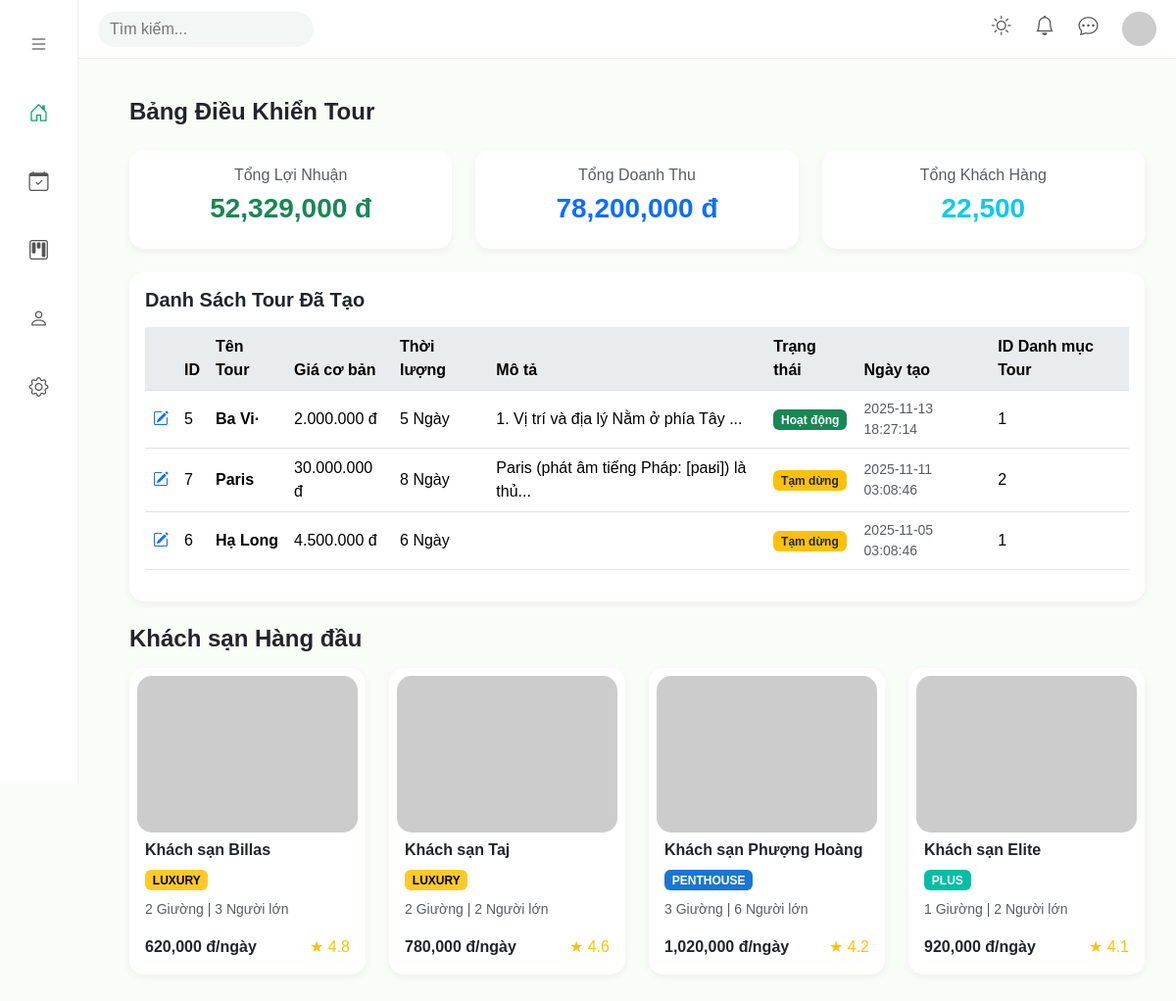
The page / (signed in) on the database its author committed.
### tables this page shows
CREATE TABLE `tours` (
  `id` int NOT NULL,
  `name` varchar(255) DEFAULT NULL,
  `base_price` decimal(15,2) DEFAULT NULL,
  `duration` int DEFAULT NULL,
  `description` text,
  `status` tinyint(1) DEFAULT '1',
  `created_at` datetime DEFAULT CURRENT_TIMESTAMP,
  `tour_category_id` int DEFAULT NULL
);

### controllers/HomeController.php (called while the page is built)
<?php
class HomeController
{
    public function index()
    {
          require_once './models/TourModel.php';
        $tourModel = new TourModel();
        $tours = $tourModel->getAllTours();
        require_once PATH_VIEW . 'home.php';
    }
}

### index.php (called while the page is built, shortened)
<?php
require_once __DIR__ . '/routes/index.php';

### models/BaseModel.php (called while the page is built, shortened)
<?php
class BaseModel
{
    public function __construct()
    {
        $dsn = sprintf('mysql:host=%s;port=%s;dbname=%s;charset=utf8', DB_HOST, DB_PORT, DB_NAME);
        try {
            $this->pdo = new PDO($dsn, DB_USERNAME, DB_PASSWORD, DB_OPTIONS);
        } catch (PDOException $e) {
            die("Kết nối cơ sở dữ liệu thất bại: {$e->getMessage()}. Vui lòng thử lại sau.");
        }
    }
}

### models/TourModel.php (called while the page is built, shortened)
<?php
class TourModel extends BaseModel
{
    protected $table = "tours";
    public function getAllTours(){
        $sql = "SELECT * FROM {$this->table} ORDER BY created_at DESC";
        $stmt = $this->pdo->prepare($sql);
        $stmt->execute();
        return $stmt->fetchAll(PDO::FETCH_ASSOC);
    }
}
?>

### views/home.php (the view, shortened to what this page needs)
<!DOCTYPE html>
<html lang="vi">
<head>
  <link href="https://cdn.jsdelivr.net/npm/bootstrap@5.3.2/dist/css/bootstrap.min.css" rel="stylesheet">
  <link href="https://cdn.jsdelivr.net/npm/bootstrap-icons@1.11.1/font/bootstrap-icons.css" rel="stylesheet">
</head>
<body>
  <div class="sidebar">
    <a href="#"><i class="bi bi-list"></i></a>
    <a href="index.php?action=/" class="active"><i class="bi bi-house-door"></i></a>
    <a href="index.php?action=booking"><i class="bi bi-calendar-check"></i></a>
    <a href="index.php?action=manage"><i class="bi bi-kanban"></i></a>
        <a href="#"><i class="bi bi-person"></i></a>
    <a href="#"><i class="bi bi-gear"></i></a>
  </div>
  <div class="topbar">
    <div class="search-bar">
      <input type="text" placeholder="Tìm kiếm...">
    </div>
    <div class="top-icons">
      <i class="bi bi-sun" data-bs-toggle="tooltip" data-bs-placement="bottom" title="Chế độ sáng/tối"></i>
      <i class="bi bi-bell" data-bs-toggle="tooltip" data-bs-placement="bottom" title="Thông báo"></i>
      <i class="bi bi-chat-dots" data-bs-toggle="tooltip" data-bs-placement="bottom" title="Tin nhắn"></i>
      <img src="https://i.pravatar.cc/40" alt="Ảnh người dùng" data-bs-toggle="tooltip" data-bs-placement="bottom" title="Tài khoản">
    </div>
  </div>
  <div class="content">
    <div class="container-fluid">
      <h4 class="mb-4 fw-bold">Bảng Điều Khiển Tour</h4>
      <div class="row text-center mb-4">
        <div class="col-md-4">
          <div class="card p-3">
            <h6 class="text-muted">Tổng Lợi Nhuận</h6>
            <h3 class="fw-bold text-success">52,329,000 đ</h3>
          </div>
        </div>
        <div class="col-md-4">
          <div class="card p-3">
            <h6 class="text-muted">Tổng Doanh Thu</h6>
            <h3 class="fw-bold text-primary">78,200,000 đ</h3>
          </div>
        </div>
        <div class="col-md-4">
          <div class="card p-3">
            <h6 class="text-muted">Tổng Khách Hàng</h6>
            <h3 class="fw-bold text-info">22,500</h3>
          </div>
        </div>
      </div>
      <div class="card p-3 mb-4">
        <h5 class="mb-3 fw-bold">Danh Sách Tour Đã Tạo</h5>
        <table class="table align-middle table-hover">
          <thead>
            <tr>
              <th></th>
              <th>ID</th>
              <th>Tên Tour</th>
              <th>Giá cơ bản</th>
              <th>Thời lượng</th>
              <th>Mô tả</th>
              <th>Trạng thái</th>
              <th>Ngày tạo</th>
              <th>ID Danh mục Tour</th>
            </tr>
          </thead>
          <tbody>
            <?php
            if (isset($tours) && is_array($tours)) {
                foreach ($tours as $tour) {
                    $status_badge = ($tour['status'] == 1) ? "<span class='badge bg-success'>Hoạt động</span>" : "<span class='badge bg-warning text-dark'>Tạm dừng</span>";
                    echo "<tr>
                            <td><a href='edit.php?id={$tour['id']}' class='text-primary' title='Sửa'><i class='bi bi-pencil-square'></i></a></td>
                            <td>{$tour['id']}</td>
                            <td class='fw-bold'>{$tour['name']}</td>
                            <td>" . number_format($tour['base_price'], 0, ',', '.') . " đ</td>
                            <td>{$tour['duration']} Ngày</td>
                            <td>" . (
    strlen($tour['description'] ?? '') > 50
        ? substr($tour['description'] ?? '', 0, 50) . "..."
        : ($tour['description'] ?? '')
) . "</td>
                            <td>{$status_badge}</td>
                            <td class='small text-muted'>{$tour['created_at']}</td>
                            <td>{$tour['tour_category_id']}</td>
                        </tr>";
                }
            } else {
                echo "<tr><td colspan='9' class='text-center text-danger'>Không tìm thấy dữ liệu tour. Vui lòng kiểm tra Model/Controller.</td></tr>";
            }
            ?>
          </tbody>
        </table>
      </div>
      <h4 class="mb-3 fw-bold">Khách sạn Hàng đầu</h4>
      <div class="row">
        <?php
        $hotels = [
          ["Khách sạn Billas", "https://picsum.photos/300/160?random=1", "LUXURY", "620,000 đ/ngày", "4.8", "2 Giường | 3 Người lớn"],
          ["Khách sạn Taj", "https://picsum.photos/300/160?random=2", "LUXURY", "780,000 đ/ngày", "4.6", "2 Giường | 2 Người lớn"],
          ["Khách sạn Phượng Hoàng", "https://picsum.photos/300/160?random=3", "PENTHOUSE", "1,020,000 đ/ngày", "4.2", "3 Giường | 6 Người lớn"],
          ["Khách sạn Elite", "https://picsum.photos/300/160?random=4", "PLUS", "920,000 đ/ngày", "4.1", "1 Giường | 2 Người lớn"],
        ];
        foreach ($hotels as $h) {
          $badgeClass = strtolower($h[2]) == 'luxury' ? 'badge-lux' : (strtolower($h[2]) == 'penthouse' ? 'badge-pent' : 'badge-plus');
          echo "
          <div class='col-md-3 mb-4'>
            <div class='card p-2 hotel-card'>
              <img src='{$h[1]}' alt='{$h[0]}'>
              <div class='p-2'>
                <h6 class='fw-bold'>{$h[0]}</h6>
                <span class='badge $badgeClass'>" . strtoupper($h[2]) . "</span>
                <p class='small mt-2 text-muted'>{$h[5]}</p>
                <div class='d-flex justify-content-between'>
                  <span class='fw-bold'>{$h[3]}</span>
                  <span class='text-warning'>★ {$h[4]}</span>
                </div>
              </div>
            </div>
          </div>";
        }
        ?>
      </div>
    </div>
  </div>
</body>
</html>

### views/home.php (style rules this page uses)
body { background-color: #f9fdf8; font-family: 'Poppins', sans-serif; }
.sidebar { width: 80px; height: 100vh; background-color: #fff; position: fixed; top: 0; left: 0; border-right: 1px solid #eee; display: flex; flex-direction: column; align-items: center; padding-top: 10px; z-index: 200; }
.sidebar a { color: #555; text-decoration: none; font-size: 20px; margin: 20px 0; transition: 0.3s; }
.sidebar a:hover, .sidebar a.active { color: #00a86b; }
.topbar { position: fixed; left: 80px; right: 0; top: 0; height: 60px; background-color: #fff; border-bottom: 1px solid #eee; display: flex; align-items: center; justify-content: space-between; padding: 0 20px; z-index: 100; }
.search-bar input { border: none; background-color: #f2f6f4; padding: 6px 12px; border-radius: 20px; outline: none; width: 220px; }
.top-icons i { font-size: 20px; color: #555; margin-left: 20px; cursor: pointer; }
.top-icons img { width: 35px; height: 35px; border-radius: 50%; margin-left: 20px; }
.content { margin-left: 100px; margin-top: 80px; padding: 20px; }
.card { border-radius: 15px; box-shadow: 0 3px 8px rgba(0, 0, 0, 0.05); border: none; }
.hotel-card img { width: 100%; height: 160px; border-radius: 15px; object-fit: cover; }
.badge-lux { background-color: #ffca28; color: #000; }
.badge-pent { background-color: #1976d2; }
.badge-plus { background-color: #00bfa5; }
.table thead th { background-color: #e9ecef; }

### rows shown on the page
tours: id "5", name "Ba Vi·", base_price "2.000.000", duration "5", description "1. Vị trí và địa lý Nằm ở phía Tây", status "Hoạt động", created_at "2025-11-13 18:27:14", tour_category "1"
tours: id "7", name "Paris", base_price "30.000.000", duration "8", description "Paris (phát âm tiếng Pháp: [paʁi]) là thủ", status "Tạm dừng", created_at "2025-11-11 03:08:46", tour_category "2"
tours: id "6", name "Hạ Long", base_price "4.500.000", duration "6", status "Tạm dừng", created_at "2025-11-05 03:08:46", tour_category "1"

### other values the page prints
$h[0] "Khách sạn Billas"
$h[2] "LUXURY"
$h[5] "2 Giường | 3 Người lớn"
$h[3] "620,000 đ/ngày"
$h[4] "4.8"
$h[0] "Khách sạn Taj"
$h[5] "2 Giường | 2 Người lớn"
$h[3] "780,000 đ/ngày"
$h[4] "4.6"
$h[0] "Khách sạn Phượng Hoàng"
$h[2] "PENTHOUSE"
$h[5] "3 Giường | 6 Người lớn"
$h[3] "1,020,000 đ/ngày"
$h[4] "4.2"
$h[0] "Khách sạn Elite"
